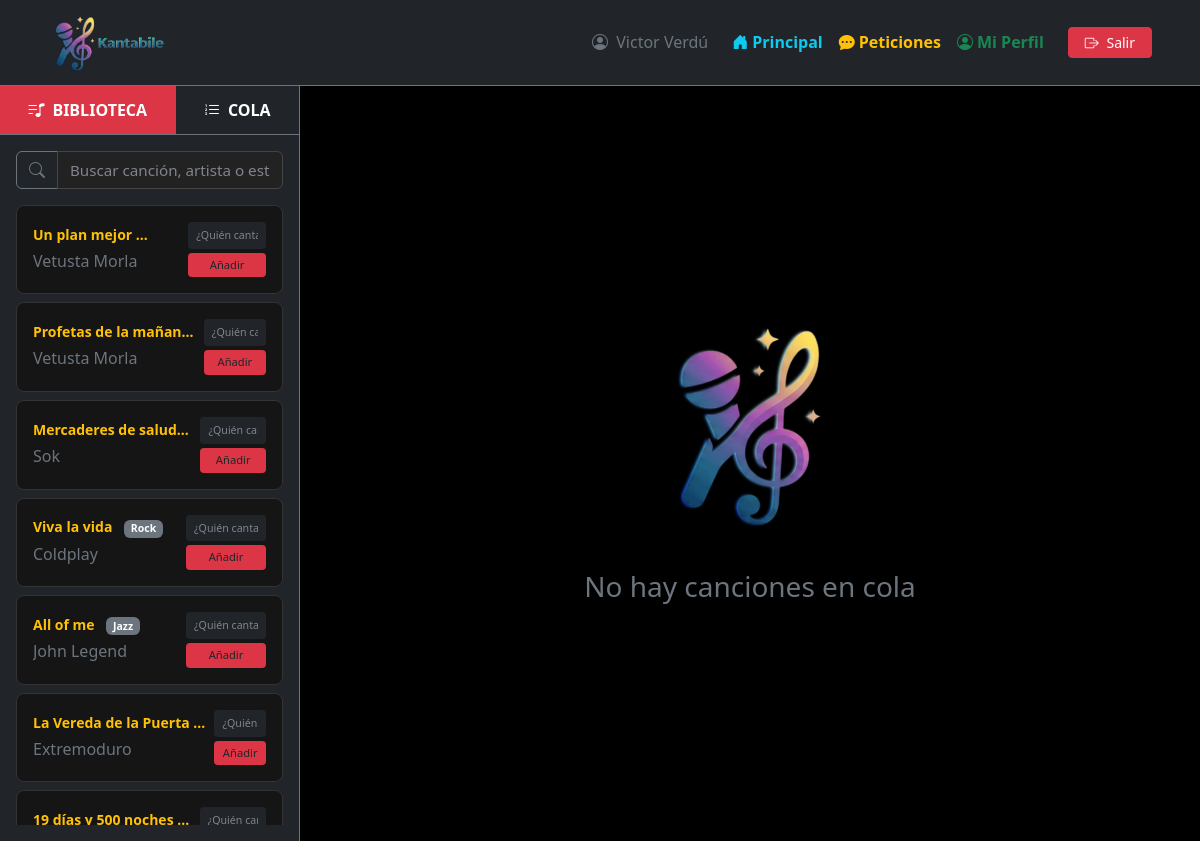
/usuario/canciones.php (signed in), run on the app's committed database.
### tables this page shows
CREATE TABLE `canciones` (
  `id` int(11) NOT NULL,
  `titulo` varchar(200) NOT NULL,
  `artista` varchar(100) NOT NULL,
  `estilo` varchar(100) NOT NULL,
  `voz` varchar(255) NOT NULL,
  `instrumental` varchar(255) NOT NULL,
  `letra` varchar(255) NOT NULL
);

### usuario/canciones.php (the view, shortened to what this page needs)
<?php
include '../includes/conexion.php';
$idUsuario = $_SESSION['idUsuario'];
$cancion_actual = null;
$result_cola = mysqli_query($conn, "SELECT * FROM cola WHERE id_usuario = '$idUsuario' ORDER BY id ASC");
$resultado_canciones = mysqli_query($conn, "SELECT * FROM canciones");
?>
<!DOCTYPE html>
<html lang="es">
<head>
    <link href="https://cdn.jsdelivr.net/npm/bootstrap@5.3.2/dist/css/bootstrap.min.css" rel="stylesheet">
    <link rel="stylesheet" href="https://cdn.jsdelivr.net/npm/bootstrap-icons@1.11.1/font/bootstrap-icons.css">
    <link rel="stylesheet" href="../css/styles.css">
</head>
<body class="text-light page-canciones">
    <?php include '../includes/navbar.php'; ?>
    <div class="container-fluid">
        <div class="row">
            <div class="col-12 col-lg-4 col-xl-3 border-end border-secondary bg-dark px-0">
                <ul class="nav nav-pills nav-fill border-bottom border-secondary">
                    <li class="nav-item">
                        <button class="nav-link active fw-bold" data-bs-toggle="pill" data-bs-target="#tab-biblioteca"><i class="bi bi-music-note-list me-2"></i>BIBLIOTECA</button>
                    </li>
                    <li class="nav-item">
                        <button class="nav-link fw-bold" data-bs-toggle="pill" data-bs-target="#tab-cola"><i class="bi bi-list-ol me-2"></i>COLA</button>
                    </li>
                </ul>
                <div class="tab-content">
                    <div class="tab-pane fade show active" id="tab-biblioteca">
                        <div class="p-3">
                            <div class="input-group mb-3">
                                <span class="input-group-text bg-dark border-secondary text-secondary"><i class="bi bi-search"></i></span>
                                <input type="text" id="inputBusqueda" class="form-control form-control-dark" placeholder="Buscar canción, artista o estilo...">
                            </div>
                            <div class="sidebar-scroll" id="listaCanciones">
                                <?php while ($row = mysqli_fetch_assoc($resultado_canciones)) { ?>
                                    <div class="item-cancion d-flex justify-content-between align-items-center p-3 card-dark mb-2" data-titulo="<?= strtolower($row['titulo']) ?>" data-artista="<?= strtolower($row['artista']) ?>" data-estilo="<?= strtolower($row['estilo']) ?>">
                                        <div class="overflow-hidden">
                                            <h6 class="mb-1 fw-bold text-warning text-truncate small"><?= $row['titulo'] ?> <span class="badge bg-secondary ms-2"><?= $row['estilo'] ?></span></h6>
                                            <p class="mb-0 text-secondary smaller text-truncate"><?= $row['artista'] ?> </p>
                                        </div>
                                        <form action="canciones.php" method="POST" class="ms-2 d-flex flex-column gap-1 form-añadir">
                                            <input type="text" name="cantante" class="form-control form-control-sm bg-dark border-secondary text-white" placeholder="¿Quién canta?" style="font-size: 0.7rem; max-width: 80px;" required>
                                            <button type="submit" class="btn btn-main btn-sm w-100" style="font-size: 0.7rem;">Añadir</button>
                                        </form>
                                    </div>
                                <?php } ?>
                            </div>
                        </div>
                    </div>
                </div>
            </div>
            <div class="col-12 col-lg-8 col-xl-9 bg-black py-4">
                <?php if ($cancion_actual) {  ?>
                    <div class="container-fluid text-center">
                        <h2 class="h4 fw-bold text-warning mb-1"><?= $cancion_actual['titulo'] ?></h2>
                        <p class="text-secondary mb-4"><?= $cancion_actual['artista'] ?></p>
                        <div id="pantalla-karaoke" class="rounded shadow-lg border border-secondary mb-4 mx-auto" style="max-width: 1000px;">
                            <div id="karaoke-intro" class="d-none position-absolute w-100 h-100 d-flex flex-column align-items-center justify-content-center text-center" style="z-index: 100; background: #000; top:0; left:0; border-radius: 15px;">
                                <div class="animate-intro">
                                    <h4 class="text-secondary mb-0 text-uppercase small">Siguiente cantante:</h4>
                                    <?php mysqli_data_seek($result_cola, 0);
                                    $p = mysqli_fetch_assoc($result_cola); ?>
                                    <h1 class="display-3 fw-bold text-warning mb-4"><?= $p['cantante'] ?></h1>
                                    <hr class="w-50 mx-auto border-secondary mb-4">
                                    <h2 class="h3 text-white"><?= $cancion_actual['titulo'] ?></h2>
                                    <p class="text-secondary italic"><?= $cancion_actual['artista'] ?></p>
                                    <div class="mt-4">
                                        <div id="numero-cuenta" class="fw-bold text-white">5</div>
                                        <div id="mensaje-preparate" class="h2 text-danger fw-bold d-none">¡PREPÁRATE!</div>
                                    </div>
                                </div>
                            </div>
                            <div id="linea-actual" class="linea-karaoke"></div>
                            <div id="linea-siguiente" class="linea-karaoke"></div>
                        </div>
                        <div class="mx-auto mb-4" style="max-width: 900px;">
                            <audio id="videoKaraoke" controls class="w-100 shadow mb-2">
                                <source src="<?= "../" . $cancion_actual['voz'] ?>" type="audio/mpeg">
                            </audio>
                            <audio id="pistaInstrumental">
                                <source src="<?= "../" . $cancion_actual['instrumental'] ?>" type="audio/mpeg">
                            </audio>
                            <form id="form-siguiente" action="" method="POST" style="display:none">
                                <input type="hidden" name="siguiente" value="1">
                            </form>
                            <div class="controles-player d-flex justify-content-center align-items-center gap-3 mt-3">
                                <button id="btnGuia" class="btn btn-player-voz activo">
                                    <i class="bi bi-mic-fill"></i> VOZ: ON
                                </button>
                                <button type="button" class="btn btn-player-siguiente px-4" onclick="document.getElementById('form-siguiente').submit()"><i class="bi bi-skip-forward-fill me-2"></i>Siguiente</button>
                                <button id="btnFullscreen" class="btn btn-player-sec"><i class="bi bi-fullscreen"></i></button>
                                <button id="btn-abrir-escenario" class="btn btn-player-sec"><i class="bi bi-tv me-2"></i>Escenario</button>
                            </div>
                        </div>
                    </div>
                <?php } else {  ?>
                    <div class="d-flex flex-column justify-content-center align-items-center text-center h-100 py-5">
                        <img src="../img/logosinfondosolo.png" alt="Logo Kantabile" class="mb-3" style="width: 200px;">
                        <h3 class="text-secondary mt-4">No hay canciones en cola</h3>
                    </div>
                <?php } ?>
            </div>
        </div>
    </div>
</body>
</html>

### css/styles.css (style rules this page uses)
body { background: radial-gradient(circle at center, #0000ff 0%, #ffff00 100%); background-attachment: fixed; color: white; min-height: 100vh; font-family: 'Segoe UI', Tahoma, sans-serif; }
.card-dark { background-color: #1e1e1e; border: none; border-radius: 10px; }
.form-control { background-color: #2a2a2a; border: none; color: #ffffff; }
.form-control::placeholder { color: #80848d !important; }
.btn-main { background-color: #dc3545; border: none; }
.card-dark { background-color: #151515; border: 1px solid #333; border-radius: 8px; }
.sidebar-scroll { height: calc(100vh - 180px); overflow-y: auto; }
.nav-pills .nav-link { color: #fff; border-radius: 0; padding: 12px; }
.nav-pills .nav-link.active { background-color: #dc3545 !important; }
.form-control-dark { background: #222; border: 1px solid #444; color: white; }
.page-canciones { background: #000 !important; }
.page-canciones input::placeholder, .page-canciones textarea::placeholder { color: #cdd1da; font-size: 0.95em; }

### data on the page
canciones: titulo "Un plan mejor", artista "Vetusta Morla"
canciones: titulo "Profetas de la mañan…", artista "Vetusta Morla"
canciones: titulo "Mercaderes de salud…", artista "Sok"
canciones: titulo "Viva la vida", estilo "Rock", artista "Coldplay"
canciones: titulo "All of me", estilo "Jazz", artista "John Legend"
canciones: titulo "La Vereda de la Puerta…", artista "Extremoduro"
canciones: titulo "19 días y 500 noches"

### other printed values
$_SESSION["nombre"] "Victor Verdú"
